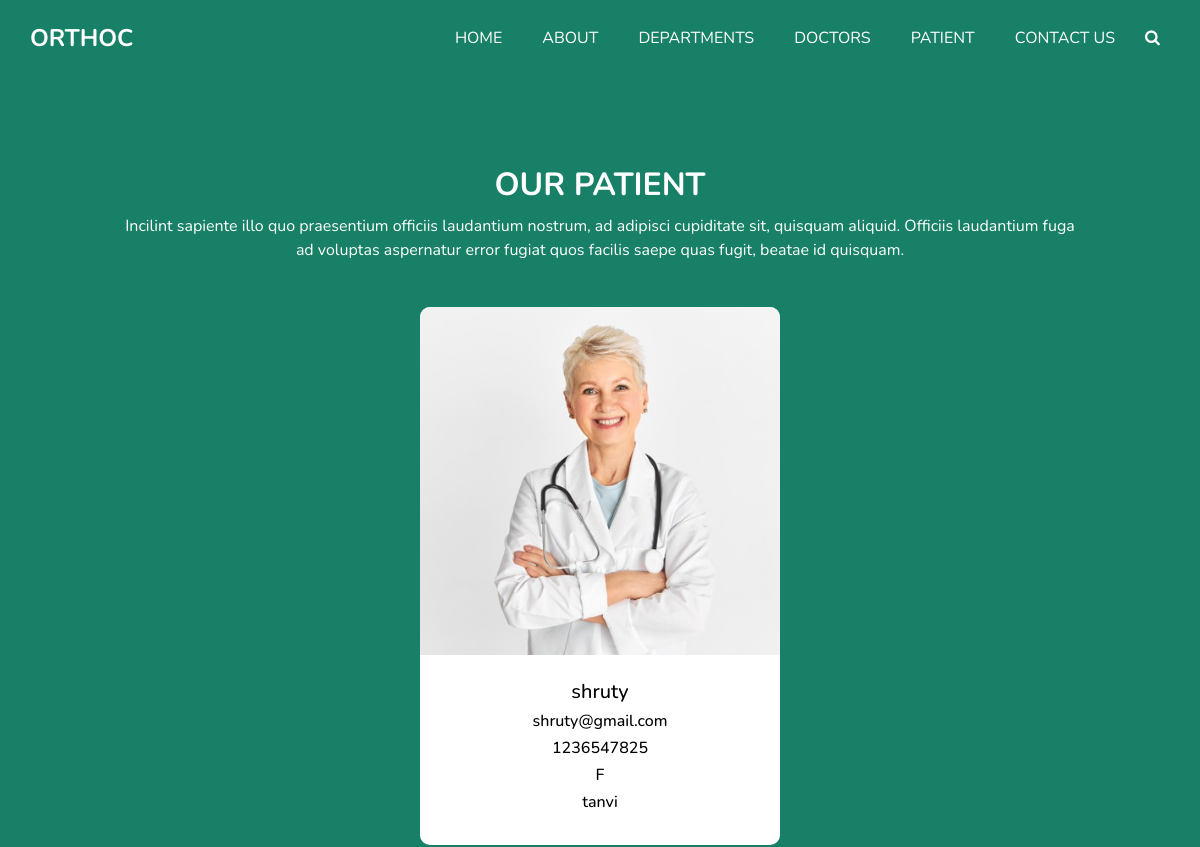
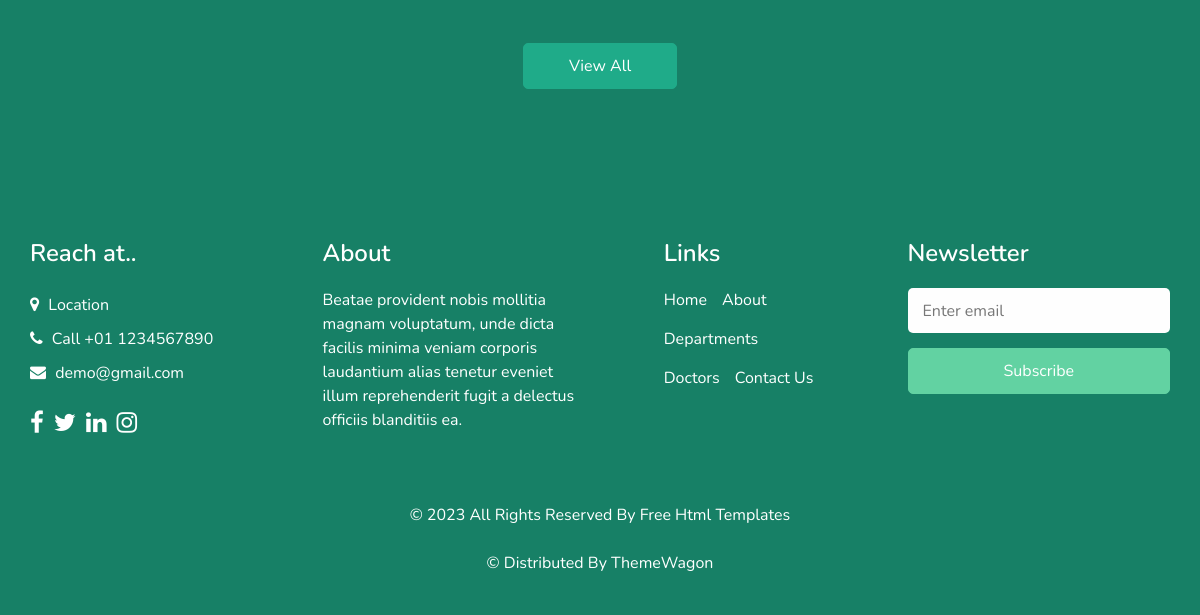
The page /patient/ on the database as committed earlier (2 pictures, top to bottom).
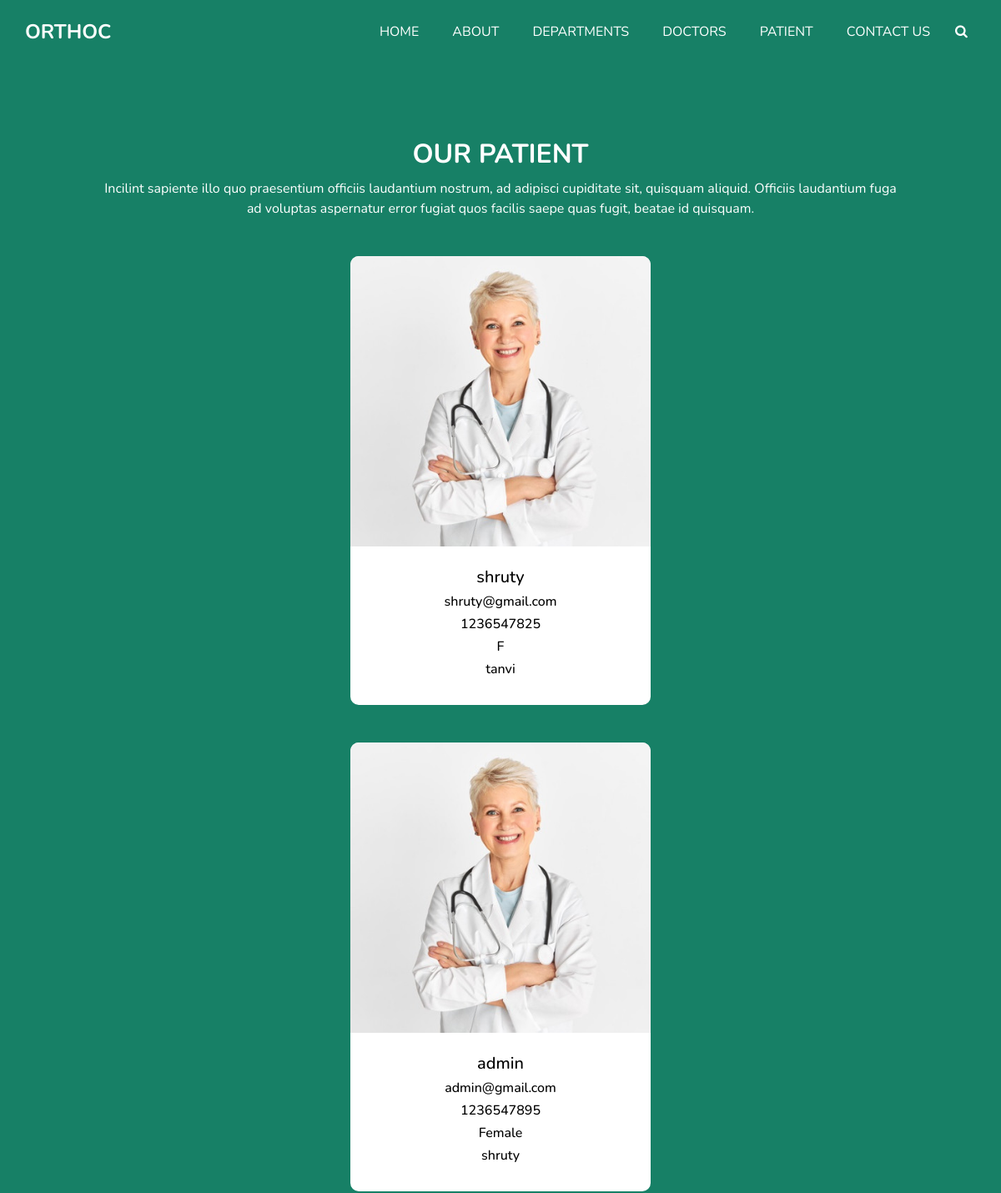
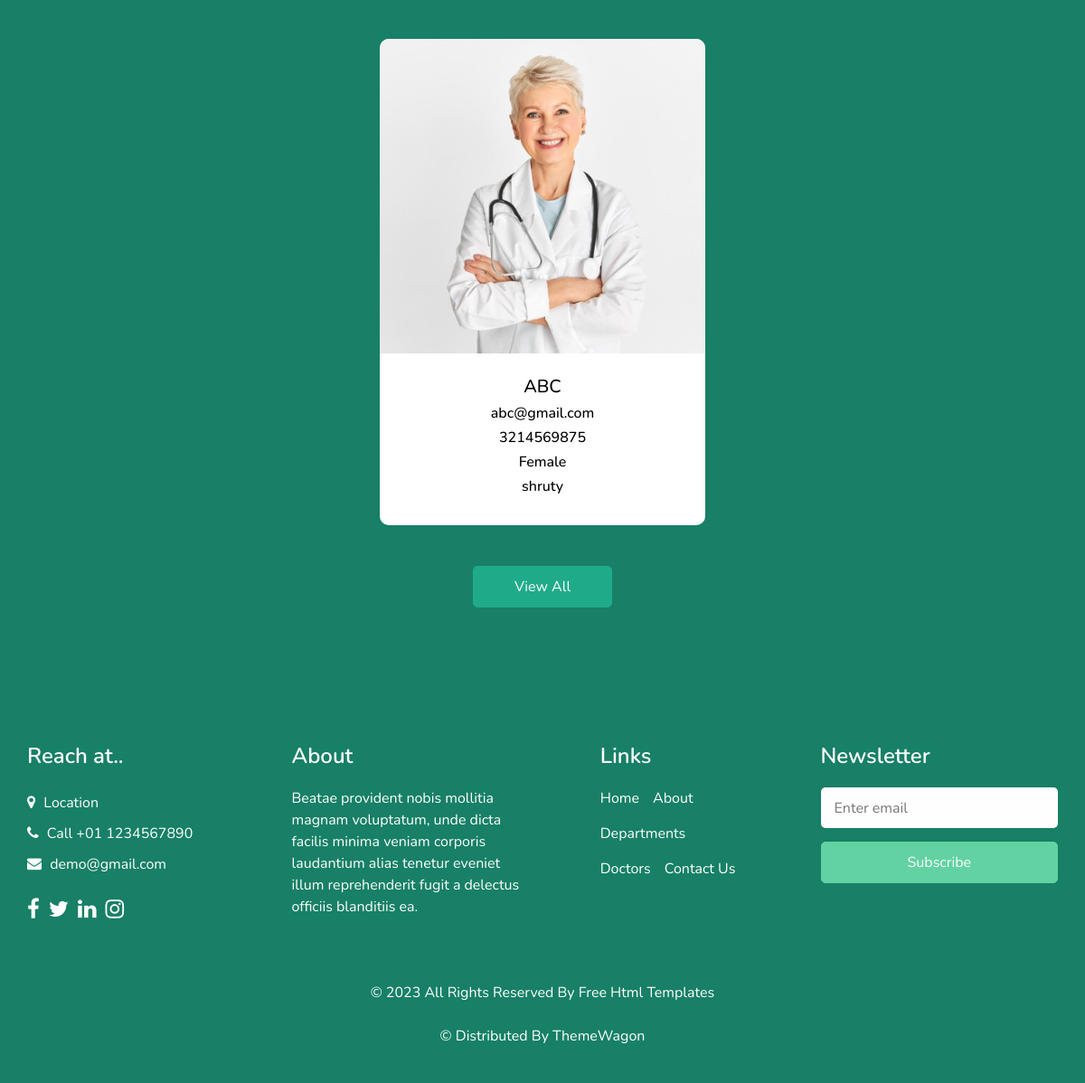
The same page on the database as committed later (2 pictures, top to bottom).
### app/models.py (models this page shows, shortened)
class Patient(models.Model):
    name = models.CharField(max_length=200)
    phone = models.IntegerField()
    email = models.CharField(max_length=200)
    reports = models.FileField(upload_to="reports")
    gender = models.CharField(choices=GENDER_CHOICE, max_length=8)
    doctor = models.ForeignKey(Doctors, on_delete=models.CASCADE)

class Doctors(models.Model):
    name = models.CharField(max_length=200)
    email = models.CharField(max_length=200)
    password = models.CharField(max_length=255)
    phone = models.IntegerField()
    degree = models.CharField(max_length=300)
    specialization = models.CharField(max_length=200)
    def __str__(self):
        return self.name

### app/views.py (the view)
# urls.py: path('patient/',views.patient),
def patient(request):
    patient = Patient.objects.all()
    return render(request, "patient.html",{"patient":patient})

### app/templates/patient.html (shortened to what this page needs)
<!DOCTYPE html>
<html>
{%load static%}
<head>
  <link rel="stylesheet" type="text/css" href="{% static "css/bootstrap.css" %}" />
  <link rel="stylesheet" type="text/css" href="https://cdnjs.cloudflare.com/ajax/libs/OwlCarousel2/2.3.4/assets/owl.carousel.min.css" />
  <link href="{% static "css/font-awesome.min.css" %}" rel="stylesheet" />
  <link href="{% static "css/style.css" %}" rel="stylesheet" />
  <link href="{% static "css/responsive.css" %}" rel="stylesheet" />
</head>
<body class="sub_page">
  <div class="hero_area">
    <header class="header_section">
      <div class="container">
        <nav class="navbar navbar-expand-lg custom_nav-container ">
          <a class="navbar-brand" href="index.html">
            <span>
              Orthoc
            </span>
          </a>
          <div class="collapse navbar-collapse" id="navbarSupportedContent">
            <ul class="navbar-nav">
              <li class="nav-item">
                <a class="nav-link" href="/">Home </a>
              </li>
              <li class="nav-item">
                <a class="nav-link" href="/about/"> About</a>
              </li>
              <li class="nav-item">
                <a class="nav-link" href="/departments/">Departments</a>
              </li>
              <li class="nav-item active">
                <a class="nav-link" href="/doctors/">Doctors <span class="sr-only">(current)</span> </a>
              </li>
              <li class="nav-item">
                <a class="nav-link" href="/patient/">Patient</a>
              </li>
              <li class="nav-item">
                <a class="nav-link" href="/contact/">Contact Us</a>
              </li>
              <form class="form-inline">
                <button class="btn  my-2 my-sm-0 nav_search-btn" type="submit">
                  <i class="fa fa-search" aria-hidden="true"></i>
                </button>
              </form>
            </ul>
          </div>
        </nav>
      </div>
    </header>
  </div>
  <section class="doctor_section layout_padding">
    <div class="container">
      <div class="heading_container heading_center">
        <h2>
          Our Patient
        </h2>
        <p class="col-md-10 mx-auto px-0">
          Incilint sapiente illo quo praesentium officiis laudantium nostrum, ad adipisci cupiditate sit, quisquam aliquid. Officiis laudantium fuga ad voluptas aspernatur error fugiat quos facilis saepe quas fugit, beatae id quisquam.
        </p>
      </div>
      {%for p in patient%}
      <div class="row">
        <div class="col-sm-6 col-lg-4 mx-auto">
          <div class="box">
            <div class="img-box">
              <img src="images/d1.jpg" alt="">
            </div>
            <div class="detail-box">
              <h5>
                 {{p.name}}
              </h5>
              <h6 class="">
                {{p.email}}
              </h6>
              <h6 class="">
                {{p.phone}}
              </h6>
              <h6 class="">
                {{p.gender}}
              </h6>
              <h6 class="">
                {{p.doctor}}
              </h6>
            </div>
          </div>
        </div>
      </div>
      {% endfor %}
      <div class="btn-box">
        <a href="">
          View All
        </a>
      </div>
    </div>
  </section>
  <footer class="footer_section">
    <div class="container">
      <div class="row">
        <div class="col-md-6 col-lg-3 footer_col">
          <div class="footer_contact">
            <h4>
              Reach at..
            </h4>
            <div class="contact_link_box">
              <a href="">
                <i class="fa fa-map-marker" aria-hidden="true"></i>
                <span>
                  Location
                </span>
              </a>
              <a href="">
                <i class="fa fa-phone" aria-hidden="true"></i>
                <span>
                  Call +01 1234567890
                </span>
              </a>
              <a href="">
                <i class="fa fa-envelope" aria-hidden="true"></i>
                <span>
                  demo@gmail.com
                </span>
              </a>
            </div>
          </div>
          <div class="footer_social">
            <a href="">
              <i class="fa fa-facebook" aria-hidden="true"></i>
            </a>
            <a href="">
              <i class="fa fa-twitter" aria-hidden="true"></i>
            </a>
            <a href="">
              <i class="fa fa-linkedin" aria-hidden="true"></i>
            </a>
            <a href="">
              <i class="fa fa-instagram" aria-hidden="true"></i>
            </a>
          </div>
        </div>
        <div class="col-md-6 col-lg-3 footer_col">
          <div class="footer_detail">
            <h4>
              About
            </h4>
            <p>
              Beatae provident nobis mollitia magnam voluptatum, unde dicta facilis minima veniam corporis laudantium alias tenetur eveniet illum reprehenderit fugit a delectus officiis blanditiis ea.
            </p>
          </div>
        </div>
        <div class="col-md-6 col-lg-2 mx-auto footer_col">
          <div class="footer_link_box">
            <h4>
              Links
            </h4>
            <div class="footer_links">
              <a class="" href="index.html">
                Home
              </a>
              <a class="" href="about.html">
                About
              </a>
              <a class="" href="departments.html">
                Departments
              </a>
              <a class="active" href="doctors.html">
                Doctors
              </a>
              <a class="" href="contact.html">
                Contact Us
              </a>
            </div>
          </div>
        </div>
        <div class="col-md-6 col-lg-3 footer_col ">
          <h4>
            Newsletter
          </h4>
          <form action="#">
            <input type="email" placeholder="Enter email" />
            <button type="submit">
              Subscribe
            </button>
          </form>
        </div>
      </div>
      <div class="footer-info">
        <p>
          &copy; <span id="displayYear"></span> All Rights Reserved By
          <a href="https://html.design/">Free Html Templates<br><br></a>
            &copy;  Distributed By
            <a href="https://themewagon.com/">ThemeWagon</a>
        </p>
      </div>
    </div>
  </footer>
</body>
</html>

### app/static/css/responsive.css (style rules this page uses)
@media (min-width: 1200px) { .container { max-width: 1170px; } }

Rows that differ between the two databases and show on the page:
added Patient: name "admin", email "admin@gmail.com", phone "1236547895", gender "Female", doctor "shruty"
added Patient: name "ABC", email "abc@gmail.com", phone "3214569875", gender "Female", doctor "shruty"
